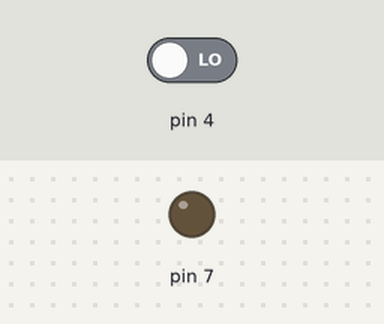
The sketch below on a simulated Arduino Uno, built with avr-gcc and run on an emulated ATmega328P. Shown: output pins drawn as LEDs (lit = HIGH). Inputs (shaded band) come from the test bench; at power-on: pin 4 LOW.

Above: at 1.2 s.
1.3 s: pin 4 driven HIGH
At 1.6 s:
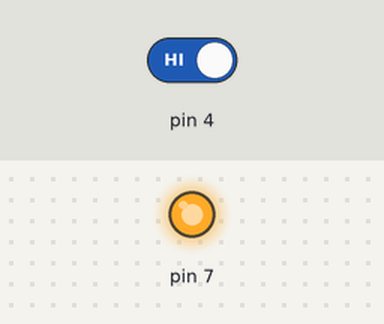
2.8 s: pin 4 driven LOW
At 3.9 s:
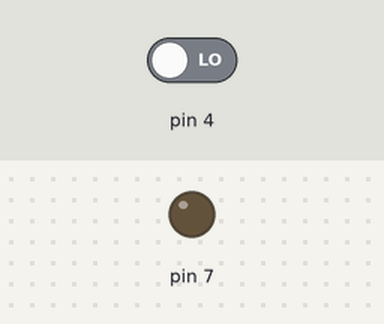
Timing chart, 0 to 5.8 s (numbered marks = the images above; inputs shaded):
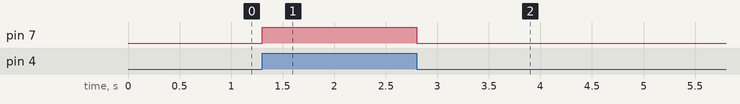

Measured:
- after the input at 1.3 s, pin 7: LOW → HIGH at once
- after the input at 2.8 s, pin 7: HIGH → LOW at once

The sketch:

sketch_oct19a.ino
```cpp
// this program is to switch on and off led using push button


void setup() {
  // put your setup code here, to run once:
pinMode(4,0);
pinMode(7,1);
Serial.begin(9600);
}
int count=0;
void loop() {
  // put your main code here, to run repeatedly:
int x=digitalRead(4);
if(x==1)
{
 digitalWrite(7,1);
}
if(x==0)
{
digitalWrite(7,0);
}
}
```
